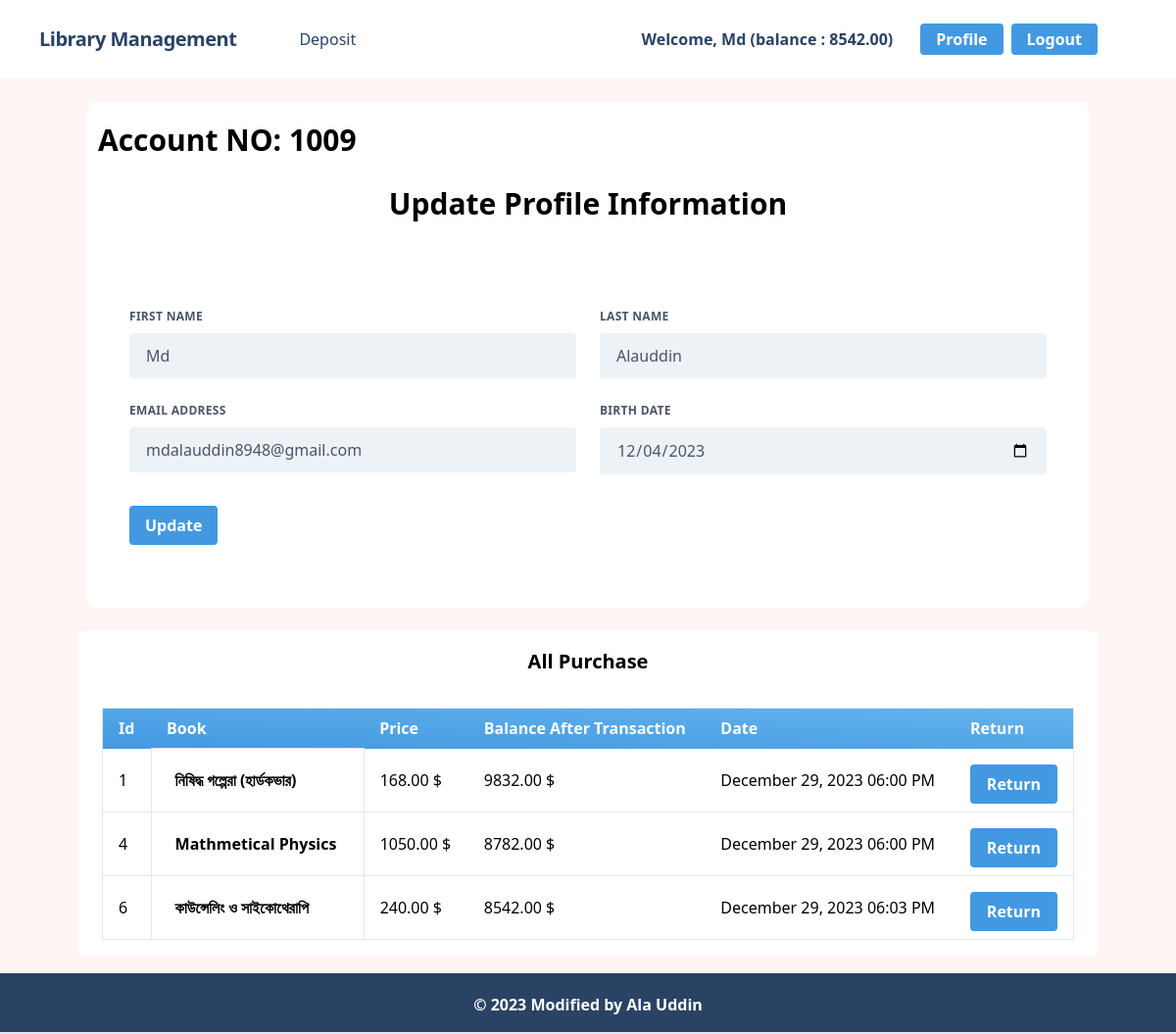
Page /accounts/profile/ (signed in) on the committed database.
### accounts/models.py (models this page shows, shortened)
class UserLibraryAccount(models.Model):
    user = models.OneToOneField(User, related_name='account', on_delete=models.CASCADE)
    account_no = models.IntegerField(unique=True)
    initial_deposite_date = models.DateField(auto_now_add=True)
    birth_date = models.DateField(null=True, blank=True)
    balance = models.DecimalField(default=0, max_digits=12, decimal_places=2)

### book/models.py (models this page shows, shortened)
class Bookpurchase(models.Model):
    user = models.ForeignKey(User, on_delete=models.CASCADE)
    book = models.ForeignKey(Book, on_delete=models.CASCADE)
    purchase_date = models.DateTimeField(auto_now_add=True)
    before_purchase_balance = models.DecimalField(max_digits=10, decimal_places=2)
    after_purchase_balance = models.DecimalField(max_digits=10, decimal_places=2)

class Book(models.Model):
    title = models.CharField(max_length=100)
    description = models.TextField()
    image = models.ImageField(upload_to='media/')
    price = models.DecimalField(max_digits=10, decimal_places=2)
    category = models.ForeignKey(Category, on_delete=models.CASCADE)

### accounts/views.py (the view, shortened to what this page needs)
# urls.py: path('profile/', ProfileView.as_view(), name='profile' ),
@method_decorator(login_required, name='dispatch')
class ProfileView(LoginRequiredMixin, ListView):
    template_name = 'accounts/profile.html'
    balance = 0
    def get(self, request):
        user_purchases = Bookpurchase.objects.filter(user=request.user)
        account_balance = request.user.account.balance
        form = UserUpdateForm(instance=request.user)
        return render(request, self.template_name, {
            'user_purchases': user_purchases,
            'account_balance': account_balance,
            'form': form,
        })

### accounts/forms.py (shortened to what this page needs)
class UserUpdateForm(forms.ModelForm):
    birth_date = forms.DateField(widget=forms.DateInput(attrs={'type':'date'}))
    class Meta:
        model = User
        fields = ['first_name', 'last_name', 'email']
    def __init__(self, *args, **kwargs):
        super().__init__(*args, **kwargs)
        for field in self.fields:
            self.fields[field].widget.attrs.update({
                'class': (
                    'appearance-none block w-full bg-gray-200 '
                    'text-gray-700 border border-gray-200 rounded '
                    'py-3 px-4 leading-tight focus:outline-none '
                    'focus:bg-white focus:border-gray-500'
                )
            })
        if self.instance:
            try:
                user_account = self.instance.account
            except UserLibraryAccount.DoesNotExist:
                user_account = None
            if user_account:
                self.fields['birth_date'].initial = user_account.birth_date

### accounts/templates/accounts/profile.html (shortened to what this page needs)
{% extends 'base.html' %} {% load static %} {% load humanize %}
{% block head_title %}Library Management{% endblock %} {% block content %}
<div class="bg-white px-3 py-4 rounded-xl my-6">
  <h4 class="font-bold text-3xl text-left pb-5">Account NO: {{request.user.account.account_no}}</h4>
  <h1 class="font-bold text-3xl text-center pb-5">Update Profile Information</h1>
  <div class="w-full mt-10">
      <form method="post" class="bg-white  px-8 pt-6 pb-8 mb-4">
          <div class="flex flex-wrap -mx-3 mb-6">
              <div class="w-full md:w-1/2 px-3 mb-6 md:mb-0">
                  <label class="block uppercase tracking-wide text-gray-700 text-xs font-bold mb-2" for="{{ form.first_name.id_for_label }}">
                      {{ form.first_name.label }}
                  </label> {{ form.first_name }}
              </div>
              <div class="w-full md:w-1/2 px-3">
                  <label class="block uppercase tracking-wide text-gray-700 text-xs font-bold mb-2" for="{{ form.last_name.id_for_label }}">
                      {{ form.last_name.label }}
                  </label> {{ form.last_name }}
              </div>
          </div>
          <div class="flex flex-wrap -mx-3 mb-6">
              <div class="w-full md:w-1/2 px-3 mb-6 md:mb-0">
                  <label class="block uppercase tracking-wide text-gray-700 text-xs font-bold mb-2" for="{{ form.email.id_for_label }}">
                      {{ form.email.label }}
                  </label> {{ form.email }}
              </div>
              <div class="w-full md:w-1/2 px-3 mb-6 md:mb-0">
                <label class="block uppercase tracking-wide text-gray-700 text-xs font-bold mb-2" for="{{ form.birth_date.id_for_label }}">
                    {{ form.birth_date.label }}
                </label> {{ form.birth_date }}
            </div>
          </div>
          <div class="flex flex-wrap -mx-3">
              <div class="w-full md:w-1/2 px-3 mb-6 md:mb-0">
              </div>
              <div class="w-full md:w-1/2 px-3 mb-6 md:mb-0">
              </div>
          </div>
          <div class="flex items-center justify-between">
              <button class="bg-blue-500 hover:bg-blue-700 text-white font-bold py-2 px-4 rounded focus:outline-none focus:shadow-outline" type="submit">
                  Update
              </button>
          </div>
      </form>
  </div>
</div>
<div class="flex flex-wrap -mx-2 bg-white rounded-md mb-20">
  <div class="container p-2 mx-auto sm:p-4 dark:text-gray-100">
      <h5 class="font-bold text-xl text-center">All Purchase</h5>
      <div class="overflow-x-auto">
        <table class="table-auto mx-auto w-full px-5 rounded-xl mt-8 border dark:border-neutral-500">
          <thead class="bg-purple-900 text-white text-left">
            <tr class="bg-gradient-to-tr from-blue-500 to-blue-400 rounded-md py-2 px-4 text-white font-bold">
              <th class="px-4 py-2">Id</th>
              <th class="px-4 py-2">Book</th>
              <th class="px-4 py-2">Price</th>
              <th class="px-4 py-2">Balance After Transaction</th>
              <th class="px-4 py-2">Date</th>
              <th class="px-4 py-2">Return</th>
            </tr>
          </thead>
          <tbody>
            {% for purchase in user_purchases %}
            <tr class="border-b dark:border-neutral-500">
              <td class="px-4 py-2">{{purchase.book.id }}</td>
              <td class="px-4 py-3 text-s border">
                <span class="px-2 py-1 font-bold leading-tight rounded-sm">
                  {{ purchase.book.title }}
                </span>
              </td>
              <td class="px-4 py-2">
                {{ purchase.book.price }} $
              </td>
              <td class="px-4 py-2">
                {{ purchase.after_purchase_balance }} $
              </td>
              <td class="px-4 py-2">
                {{ purchase.purchase_date|date:"F d, Y h:i A" }}
              </td>
              <td class="px-4 py-2">
                <a href="{% url 'return_book' purchase.pk %}" class="flex items-center justify-center w-full p-3 font-semibold tracki bg-blue-500 hover:bg-blue-700 text-white font-bold py-2 px-4 mt-2 rounded">Return</a>
            </td>
            </tr>
            {% endfor %}
          </tbody>
        </table>
      </div>
    </div>
  </div>
{% endblock %}

### core/templates/navbar.html (shortened to what this page needs)
<nav class="flex items-center justify-between flex-wrap bg-white p-6 px-10">
    <div class="flex items-center flex-shrink-0 text-white mr-6">
        <span class="font-semibold text-xl tracking-tight text-blue-900"><a href="/">Library Management</a></span>
    </div>
    <div class="w-full block flex-grow lg:flex lg:items-center lg:w-auto px-10">
        {% if request.user.is_authenticated %}
            <div class="text-md lg:flex-grow">
                <a href="{% url 'deposit' %}" class="block mt-4 lg:inline-block lg:mt-0 text-blue-900 hover:text-blue-700-900 hover:font-black mr-4">
                    Deposit
                </a>
            </div>
            <div class="flex w-auto">
                <div class="text-blue-900 my-auto font-black px-5">Welcome, {{ request.user.first_name }} (balance : {{request.user.account.balance}}) </div>
                <a href="{% url 'profile' %}" class="bg-blue-500 hover:bg-blue-700 text-white font-bold py-1 mx-2 px-4 rounded focus:outline-none focus:shadow-outline">Profile</a>
                <a href="{% url 'logout' %}" class="bg-blue-500 hover:bg-blue-700 text-white font-bold py-1 px-4 rounded focus:outline-none focus:shadow-outline">Logout</a>
            </div>
        {% endif %}
    </div>
</nav>

### rows in the picture
Bookpurchase: book.id "1", book "নিষিদ্ধ গল্পেরা (হার্ডকভার)", book.price "168.00", after_purchase_balance "9832.00", purchase_date "December 29, 2023 06:00 PM"
Bookpurchase: book.id "4", book "Mathmetical Physics", book.price "1050.00", after_purchase_balance "8782.00", purchase_date "December 29, 2023 06:00 PM"
Bookpurchase: book.id "6", book "কাউন্সেলিং ও সাইকোথেরাপি", book.price "240.00", after_purchase_balance "8542.00", purchase_date "December 29, 2023 06:03 PM"

### other values in the picture
{{ request.user.first_name }} "Md"
{{ request.user.account.balance }} "8542.00"
{{ request.user.account.account_no }} "1009"
